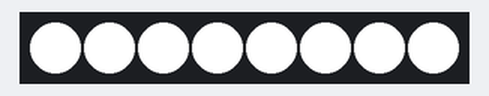
Simulated run of this sketch. Board: Arduino Uno, built with avr-gcc and run on an emulated ATmega328P. Parts: 8 RGB LEDs in strip order, left to right. Dim RGB values are drawn brighter than linear; the strip is taken to match the declared colour order.

Above: at 0.15 s.
At 39.76 s:
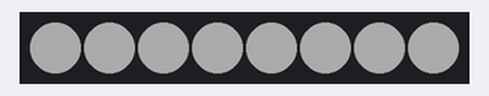
Timing chart, 0 to 40.0 s (numbered marks = the images above):
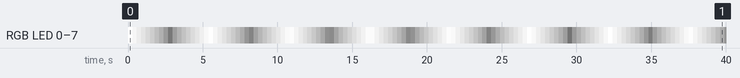

Measured:
- by itself, RGB LED 0–7: off → RGB(255, 255, 255) at 0.00 s, → RGB(226, 226, 226) 0.30 s later, → RGB(198, 198, 198) 0.30 s later, → RGB(169, 169, 169) 0.30 s later, … (134 changes in this stretch)

The sketch:

farbewechseln.ino
```cpp
#include <Adafruit_NeoPixel.h>

#define PIN  6
Adafruit_NeoPixel balken = Adafruit_NeoPixel(8,PIN,NEO_KHZ800);

double cosinusR = 0.0;
double cosinusG = 0.0;
double cosinusB = 0.0;
double I = 0.0;
double J = 0.0;
double K = 0.0;
double Y;
int R;
int G;
int B;

void setup()
{
  balken.begin();
  balken.show();

}


void loop()
{
      cosinusR = (lincos(I)+1)/2;
      cosinusG = (lincos(J)+1)/2;
      cosinusB = (lincos(K)+1)/2;
      R = round(cosinusR * 255);
      G = round(cosinusG * 255);
      B = round(cosinusB * 255);
      for (int i = 0; i < 8;i++)
      {
        balken.setPixelColor(i,G,R,B);
      }
      balken.show();
      delay(5);
      I = I + 0.002;
      J = J + 0.0021;
      K = K + 0.0022;
}

double lincos(double wert)
{
  if (floor(floor(wert)/2) == floor(wert)/2)
  {
    Y = -1 + 2*(wert - floor(wert));
  }
  if (floor(floor(wert)/2) != floor(wert)/2)
  {
  Y = 1 - 2*(wert-floor(wert));
  }
  return -Y;
}
```
